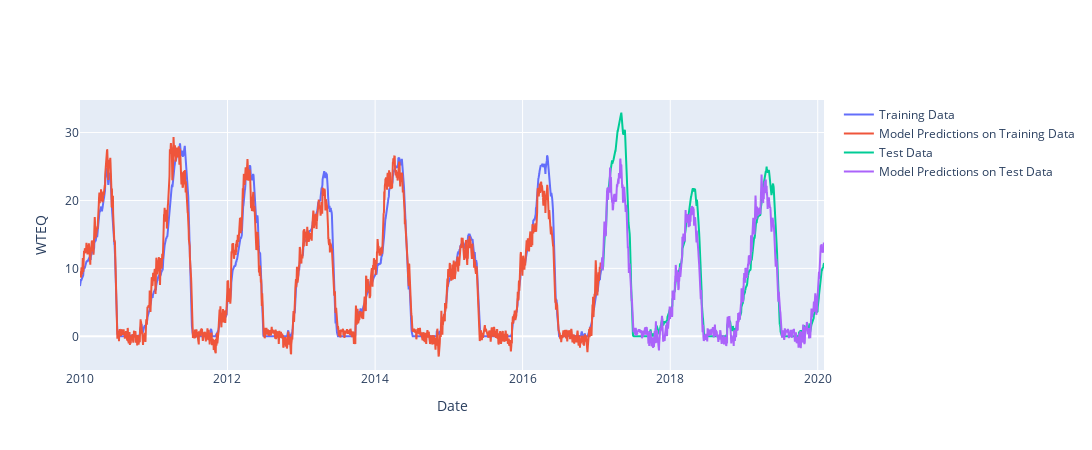

Notebook code for this chart:
### Code cell
apple.traintest_fig

### Figure 1 — Plotly figure (JSON) as saved in the notebook; plotly's stock layout.template omitted (floating-point values rounded to 4 significant figures; data arrays with more than 128 entries replaced by an {"elided": "..."} marker saying what was removed)
{"data": [{"mode": "lines", "name": "Training Data", "type": "scatter", "x": {"elided": "2573 str values"}, "y": {"elided": "2573 float values"}}, {"mode": "lines", "name": "Model Predictions on Training Data", "type": "scatter", "x": {"elided": "2573 str values"}, "y": {"elided": "2573 float values"}}, {"mode": "lines", "name": "Test Data", "type": "scatter", "x": {"elided": "1103 str values"}, "y": {"elided": "1103 float values"}}, {"mode": "lines", "name": "Model Predictions on Test Data", "type": "scatter", "x": {"elided": "1103 str values"}, "y": {"elided": "1103 float values"}}], "layout": {"height": 450, "showlegend": true, "width": 1200, "xaxis": {"title": {"text": "Date"}}, "yaxis": {"title": {"text": "WTEQ"}}}}
